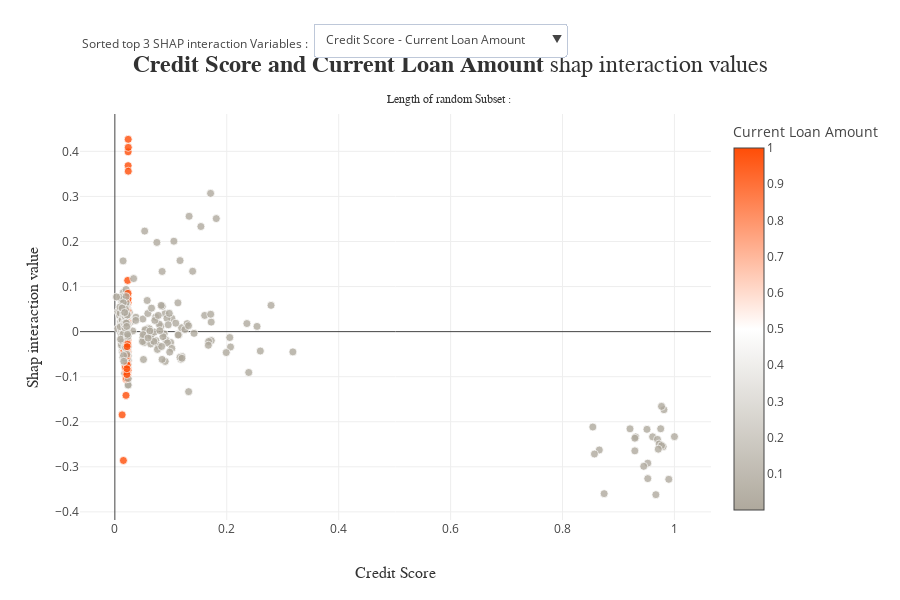

The code cell stored with this chart in its notebook:
### Code cell
# top interactions
# examine assumptions about interactions between each feature
xpl.plot.top_interactions_plot(nb_top_interactions=3)

### Figure 1 — Plotly figure (JSON) as saved in the notebook; plotly's stock layout.template omitted (floating-point values rounded to 4 significant figures; data arrays with more than 128 entries replaced by an {"elided": "..."} marker saying what was removed)
{"data": [{"hovertemplate": "Credit Score=%{x}<br>Shap interaction value=%{y}<br>Current Loan Amount=%{marker.color}<extra></extra>", "legendgroup": "", "marker": {"color": {"elided": "500 float values"}, "coloraxis": "coloraxis", "line": {"color": "white", "width": 0.8}, "opacity": 0.8, "size": 8, "symbol": "circle"}, "mode": "markers", "name": "", "orientation": "v", "showlegend": false, "type": "scatter", "visible": true, "x": {"elided": "500 float values"}, "xaxis": "x", "y": {"elided": "500 float values"}, "yaxis": "y"}, {"hovertemplate": "Credit Score=%{x}<br>Shap interaction value=%{y}<br>Term=%{marker.color}<extra></extra>", "legendgroup": "", "marker": {"color": {"elided": "500 int values"}, "coloraxis": "coloraxis", "line": {"color": "white", "width": 0.8}, "opacity": 0.8, "size": 8, "symbol": "circle"}, "mode": "markers", "name": "", "orientation": "v", "showlegend": false, "type": "scatter", "visible": false, "x": {"elided": "500 float values"}, "xaxis": "x", "y": {"elided": "500 float values"}, "yaxis": "y"}, {"hovertemplate": "Current Loan Amount=%{x}<br>Shap interaction value=%{y}<br>Annual Income=%{marker.color}<extra></extra>", "legendgroup": "", "marker": {"color": {"elided": "500 float values"}, "coloraxis": "coloraxis", "line": {"color": "white", "width": 0.8}, "opacity": 0.8, "size": 8, "symbol": "circle"}, "mode": "markers", "name": "", "orientation": "v", "showlegend": false, "type": "scatter", "visible": false, "x": {"elided": "500 float values"}, "xaxis": "x", "y": {"elided": "500 float values"}, "yaxis": "y"}], "layout": {"annotations": [{"align": "left", "showarrow": false, "text": "Sorted top 3 SHAP interaction Variables :", "x": 0, "xref": "paper", "y": 1.2, "yref": "paper"}], "coloraxis": {"colorbar": {"title": {"text": "Current Loan Amount"}}, "colorscale": [[0, "rgb(175, 169, 157)"], [0.5, "rgb(255, 255, 255)"], [1, "rgb(255, 77, 7)"]]}, "height": 600, "hovermode": "closest", "title": {"font": {"color": "rgb(50, 50, 50)", "family": "Arial", "size": 24}, "text": "<b>Credit Score and Current Loan Amount</b> shap interaction values<span style='font-size: 12px;'><br />Length of random Subset : </span>", "x": 0.5, "xanchor": "center", "y": 0.88, "yanchor": "top"}, "updatemenus": [{"active": 0, "buttons": [{"args": [{"visible": [true, false, false]}, {"coloraxis": {"colorbar": {"title": {"text": "Current Loan Amount"}}, "colorscale": [[0, "rgb(175, 169, 157)"], [0.5, "rgb(255, 255, 255)"], [1, "rgb(255, 77, 7)"]]}, "legend": {"title": {"text": "Current Loan Amount"}}, "title": {"font": {"color": "rgb(50, 50, 50)", "family": "Arial", "size": 24}, "text": "<b>Credit Score and Current Loan Amount</b> shap interaction values<span style='font-size: 12px;'><br />Length of random Subset : </span>", "x": 0.5, "xanchor": "center", "y": 0.88, "yanchor": "top"}, "xaxis": {"title": {"font": {"color": "rgb(50, 50, 50)", "family": "Arial Black", "size": 16}, "text": "Credit Score"}}}], "label": "Credit Score - Current Loan Amount", "method": "update"}, {"args": [{"visible": [false, true, false]}, {"coloraxis": {"colorbar": {"title": {"text": "Term"}}, "colorscale": [[0, "rgb(175, 169, 157)"], [0.5, "rgb(255, 255, 255)"], [1, "rgb(255, 77, 7)"]]}, "legend": {"title": {"text": "Term"}}, "title": {"font": {"color": "rgb(50, 50, 50)", "family": "Arial", "size": 24}, "text": "<b>Credit Score and Term</b> shap interaction values<span style='font-size: 12px;'><br />Length of random Subset : </span>", "x": 0.5, "xanchor": "center", "y": 0.88, "yanchor": "top"}, "xaxis": {"title": {"font": {"color": "rgb(50, 50, 50)", "family": "Arial Black", "size": 16}, "text": "Credit Score"}}}], "label": "Credit Score - Term", "method": "update"}, {"args": [{"visible": [false, false, true]}, {"coloraxis": {"colorbar": {"title": {"text": "Annual Income"}}, "colorscale": [[0, "rgb(175, 169, 157)"], [0.5, "rgb(255, 255, 255)"], [1, "rgb(255, 77, 7)"]]}, "legend": {"title": {"text": "Annual Income"}}, "title": {"font": {"color": "rgb(50, 50, 50)", "family": "Arial", "size": 24}, "text": "<b>Current Loan Amount and Annual Income</b> shap interaction values<span style='font-size: 12px;'><br />Length of random Subset : </span>", "x": 0.5, "xanchor": "center", "y": 0.88, "yanchor": "top"}, "xaxis": {"title": {"font": {"color": "rgb(50, 50, 50)", "family": "Arial Black", "size": 16}, "text": "Current Loan Amount"}}}], "label": "Current Loan Amount - Annual Income", "method": "update"}], "direction": "down", "pad": {"r": 10, "t": 10}, "showactive": true, "x": 0.37, "xanchor": "left", "y": 1.25, "yanchor": "top"}], "width": 900, "xaxis": {"automargin": true, "title": {"font": {"color": "rgb(50, 50, 50)", "family": "Arial Black", "size": 16}, "text": "Credit Score"}}, "yaxis": {"automargin": true, "title": {"font": {"color": "rgb(50, 50, 50)", "family": "Arial Black", "size": 16}, "text": "Shap interaction value"}}}}
